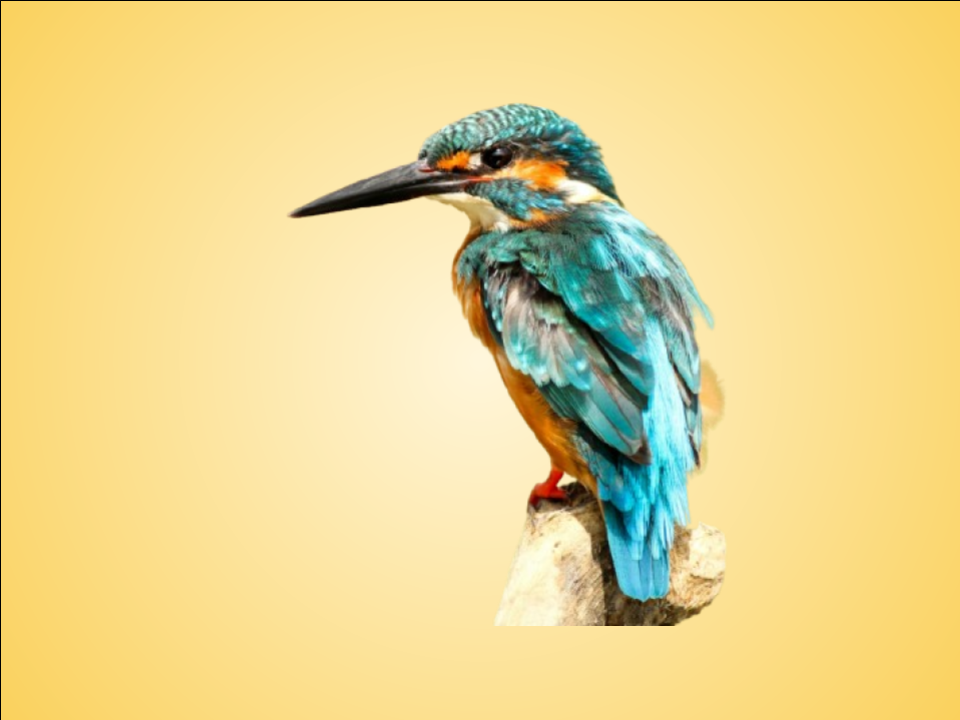
#> input picture birdImage1.png, 960 x 720 px
$ jupyter execute PracticeFourierOnPython.ipynb
#> lines starting #> are read from the running program, lines starting #| are printed output that depends on the picture; after the words box and inside, x2 and y2 are one past the last pixel; in counts of white or black regions, pixels touching at a corner belong together
Imports for Numpy and Computer Vision

[cell 1]
import cv2
import numpy as np

[cell 2]
from google.colab import drive
root = '/content/drive/'
drive.mount(root)

import os
from os.path import join
os.chdir('/content/drive/My Drive/Colab Notebooks')

Get grayscale of two images and then take red components

Then crop images to become a square

[cell 3]
image1 = cv2.imread("birdImage1.png")[:,:,0] # take red components
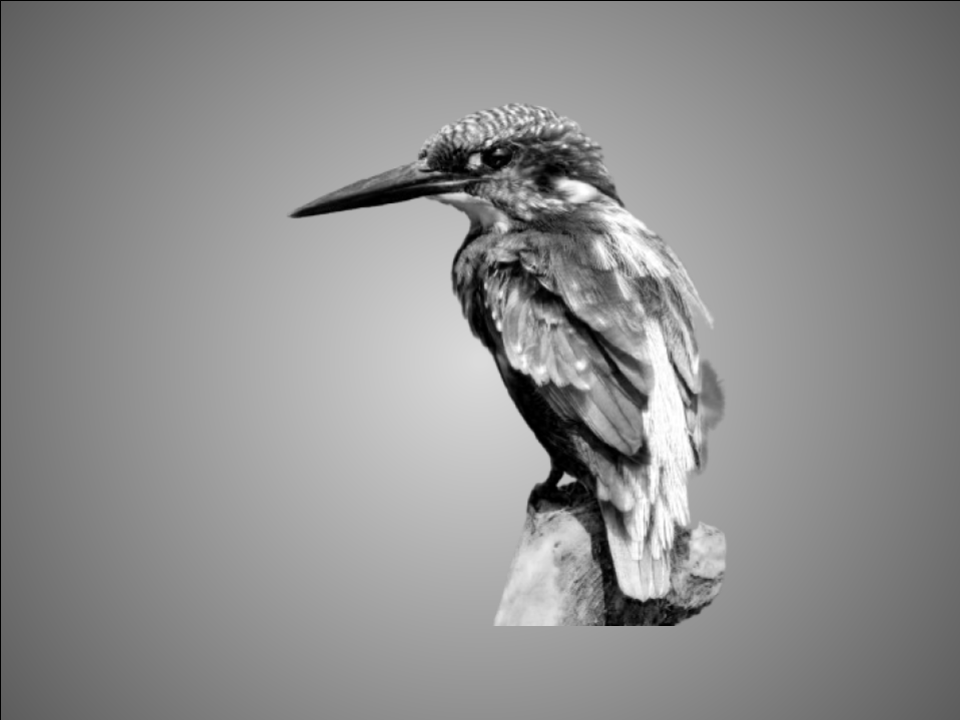
#> image1: shape (720, 960); min 0, max 255, mean 142.6
image2 = cv2.imread("birdImage2.png")[:,:,0] # take red components
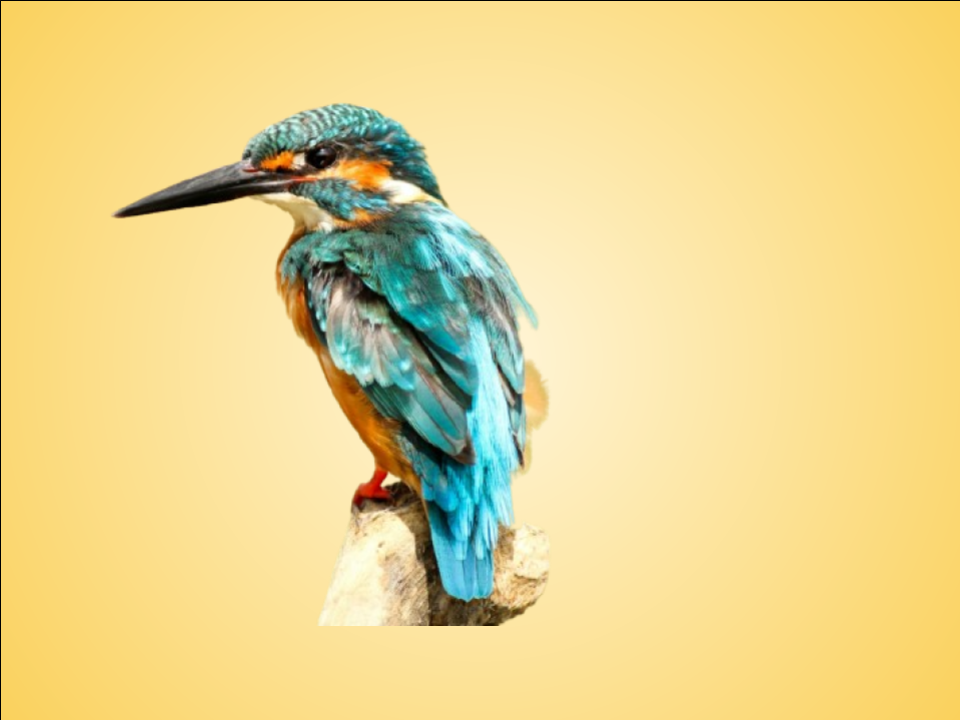
#> input picture birdImage2.png, 960 x 720 px
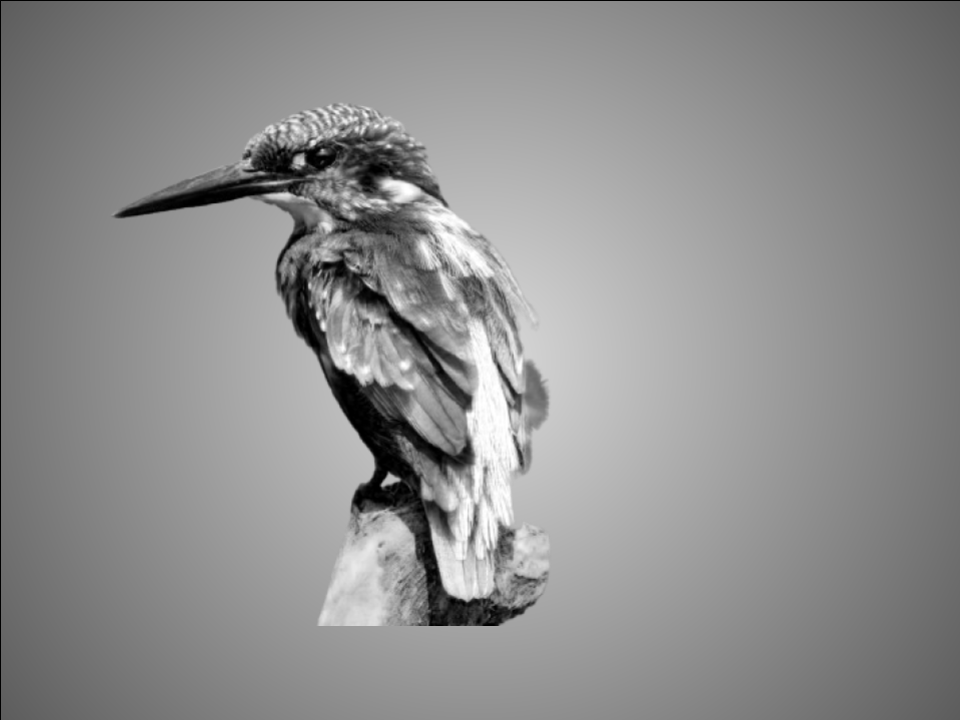
#> image2: shape (720, 960); min 0, max 255, mean 142.1
crop_size = 1800
image1_cp = image1[:crop_size, :crop_size] # crop to square
image2_cp = image2[:crop_size, :crop_size] # crop to square

Use the OpenCV DFT function on image, and then shift the image so that the origin of the coordinate comes at the image center

[cell 4]
f1 = cv2.dft(image1_cp.astype(np.float32),
              flags=cv2.DFT_COMPLEX_OUTPUT)
f2 = cv2.dft(image2_cp.astype(np.float32),
              flags=cv2.DFT_COMPLEX_OUTPUT)
f1_shf = np.fft.fftshift(f1)
f2_shf = np.fft.fftshift(f2)

Then, get the complex value from the shift values

[cell 5]
f1_shf_cplx = f1_shf[:,:,0] + 1j*f1_shf[:,:,1]
f2_shf_cplx = f2_shf[:,:,0] + 1j*f2_shf[:,:,1]

Then, use the shift's absolute values in order to evaluate the P complex , which is the product of two complex numbers.

P_complex represents the value/equation as a whole for the complex number value.

[cell 6]
f1_shf_abs = np.abs(f1_shf_cplx)
f2_shf_abs = np.abs(f2_shf_cplx)
total_abs = f1_shf_abs * f2_shf_abs
P_real = (np.real(f1_shf_cplx)*np.real(f2_shf_cplx) +
          np.imag(f1_shf_cplx)*np.imag(f2_shf_cplx))/total_abs
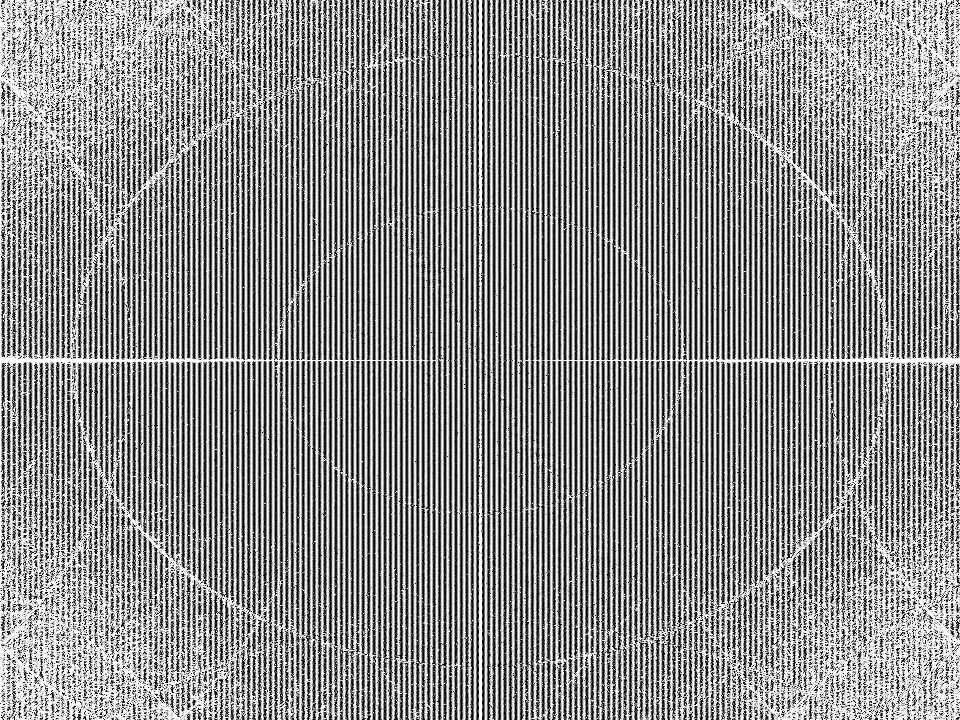
#> P_real: shape (720, 960) float32; min -1, max 1, mean 0.118; drawn with min black and max white
P_imag = (np.imag(f1_shf_cplx)*np.real(f2_shf_cplx) +
          np.real(f1_shf_cplx)*np.imag(f2_shf_cplx))/total_abs
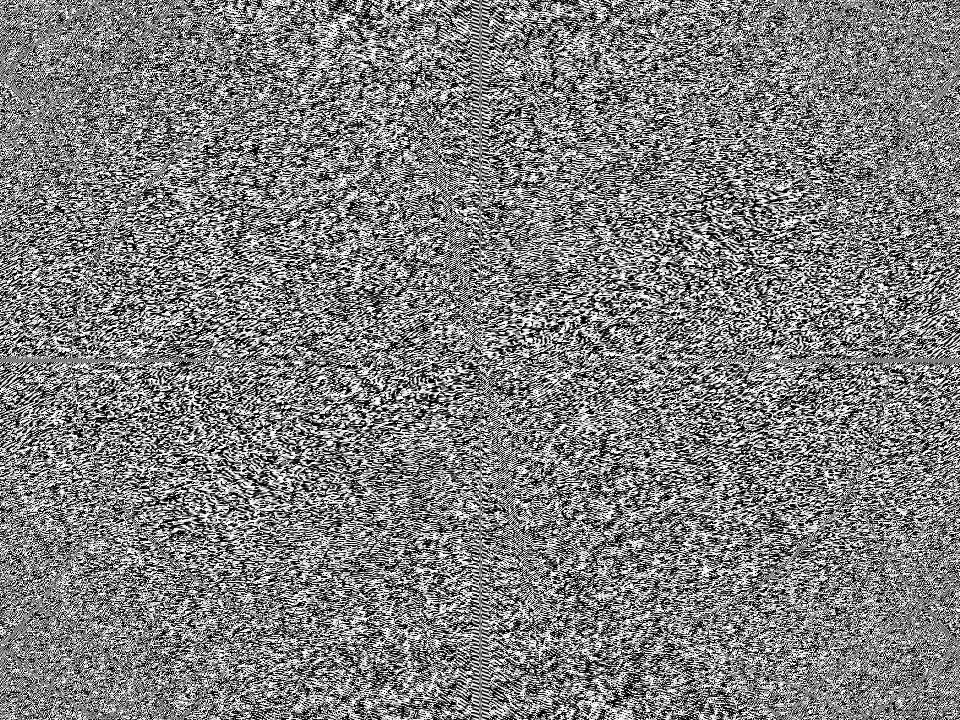
#> P_imag: shape (720, 960) float32; min -1, max 1, mean 4.97e-11; drawn with min black and max white
P_complex = P_real + 1j*P_imag

Calculate the inverse Fourier transform for P_complex, which will result a real image that has mostly back pixels with one shining white pixel.

This tells you how much the frames have shifted

[cell 7]
P_inverse = np.abs(np.fft.ifft2(P_complex)) # inverse FFT
max_id = [0, 0]
max_val = 0

# Get the shape of P_inverse to avoid hardcoding the dimensions
rows, cols = P_inverse.shape
#> rows = 720; cols = 960

# Iterate using the actual shape of P_inverse
for idy in range(rows):
    for idx in range(cols):
        if P_inverse[idy,idx] >= max_val:
            max_val = P_inverse[idy,idx]
            max_id = [idy, idx]
#> after the loop, max_id = [0, 176]; max_val = 0.413

shift_x = crop_size - max_id[0]
#> shift_x = 1800
shift_y = crop_size - max_id[1]
#> shift_y = 1624
print(shift_x, shift_y)
#| 1800 1624

Then you the shift to visualize the shift in a way that images within the recantagle coincide each other

[cell 8]
image1_rgb = cv2.imread("birdImage1.png")
#> image1_rgb is the input picture: shape (720, 960, 3); mean B, G, R 142.6, 212.6, 232.6
image2_rgb = cv2.imread("birdImage2.png")
#> image2_rgb is the input picture: shape (720, 960, 3); mean B, G, R 142.1, 212.5, 232.6
cv2.rectangle(image1_rgb, (0, 0), (image1_rgb.shape[0] - shift_x, image1_rgb.shape[1] - shift_y), (0, 255, 0), 10)
#> image1_rgb: shape (720, 960, 3); under 0.01% of pixels changed, all inside (x1, y1, x2, y2) = (0, 0, 6, 6)
cv2.rectangle(image2_rgb, (shift_x, shift_y), (image2_rgb.shape[0], image2_rgb.shape[1]), (0, 255, 0), 10)
cv2.imwrite("image1_rectangle.jpg", image1_rgb)
cv2.imwrite("image2_rectangle.jpg", image2_rgb)
#> Out = True
